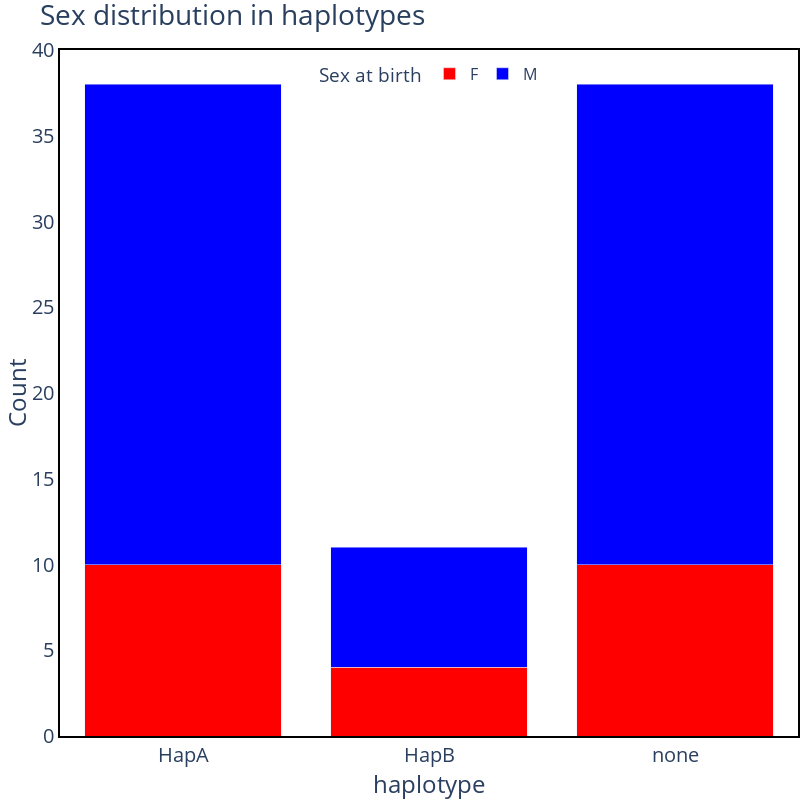

Source (notebook cell):
### Code cell
# make a barchart with the number of males and females in each haplotype

fig = px.bar(
    df.groupby(["haplotype", "SEXatBirth"]).size().reset_index(),
    x="haplotype",
    y=0,
    color="SEXatBirth",
    color_discrete_map={"M": "blue", "F": "red"},
    barmode="stack",
    labels={"0": "Count", "haplotype": "haplotype", "SEXatBirth": "Sex at birth"},
    title="Sex distribution in haplotypes",
)

fig.update_layout(
    width=800,
    height=800,
    plot_bgcolor="rgba(0, 0, 0, 0)",
    font=dict(size=20),
    margin=dict(l=0, r=0, t=50, b=0),
    legend=dict(
        title="Sex at birth",
        yanchor="top",
        y=0.99,
        xanchor="center",
        x=0.50,
        orientation="h",
        font=dict(size=16),
    ),
)

fig.update_xaxes(
    showline=True,
    linewidth=2,
    linecolor="black",
    mirror=True,
)

fig.update_yaxes(
    showline=True,
    linewidth=2,
    linecolor="black",
    mirror=True,
)

fig.show()

### Figure 1 — Plotly figure (JSON) as saved in the notebook; plotly's stock layout.template omitted (floating-point values rounded to 4 significant figures)
{"data": [{"alignmentgroup": "True", "hovertemplate": "Sex at birth=F<br>haplotype=%{x}<br>Count=%{y}<extra></extra>", "legendgroup": "F", "marker": {"color": "red", "pattern": {"shape": ""}}, "name": "F", "offsetgroup": "F", "orientation": "v", "showlegend": true, "textposition": "auto", "type": "bar", "x": ["HapA", "HapB", "none"], "xaxis": "x", "y": [10, 4, 10], "yaxis": "y"}, {"alignmentgroup": "True", "hovertemplate": "Sex at birth=M<br>haplotype=%{x}<br>Count=%{y}<extra></extra>", "legendgroup": "M", "marker": {"color": "blue", "pattern": {"shape": ""}}, "name": "M", "offsetgroup": "M", "orientation": "v", "showlegend": true, "textposition": "auto", "type": "bar", "x": ["HapA", "HapB", "none"], "xaxis": "x", "y": [28, 7, 28], "yaxis": "y"}], "layout": {"barmode": "stack", "font": {"size": 20}, "height": 800, "legend": {"font": {"size": 16}, "orientation": "h", "title": {"text": "Sex at birth"}, "tracegroupgap": 0, "x": 0.5, "xanchor": "center", "y": 0.99, "yanchor": "top"}, "margin": {"b": 0, "l": 0, "r": 0, "t": 50}, "plot_bgcolor": "rgba(0, 0, 0, 0)", "title": {"text": "Sex distribution in haplotypes"}, "width": 800, "xaxis": {"anchor": "y", "domain": [0, 1], "linecolor": "black", "linewidth": 2, "mirror": true, "showline": true, "title": {"text": "haplotype"}}, "yaxis": {"anchor": "x", "domain": [0, 1], "linecolor": "black", "linewidth": 2, "mirror": true, "showline": true, "title": {"text": "Count"}}}}
